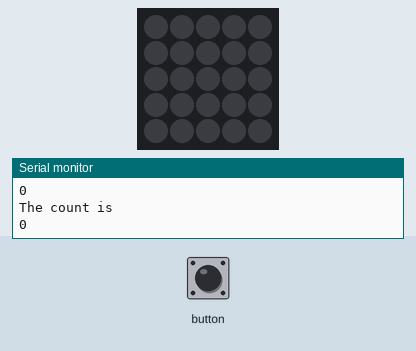
Bench run of a sketch on a simulated ESP32. Parts: 5×5 RGB LED matrix (first LED top left, wired row by row), the last lines printed to the serial monitor. The inputs (shaded band) are chosen by the test bench. Dim RGB values are drawn brighter than linear.

Above: at 1.2 s.
1.3 s: button pressed for 0.15 s
At 1.6 s:
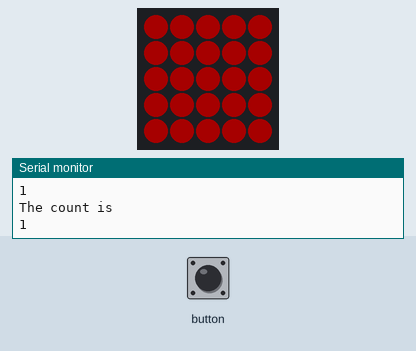
4.4 s: button pressed for 1 s
At 5.0 s:
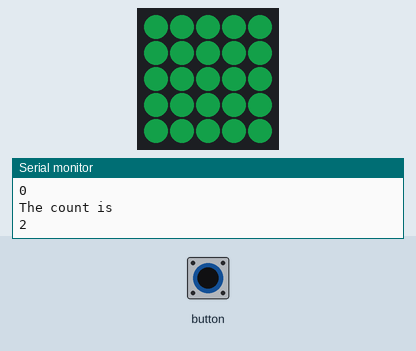
8.4 s: button pressed for 0.15 s
At 9.5 s:
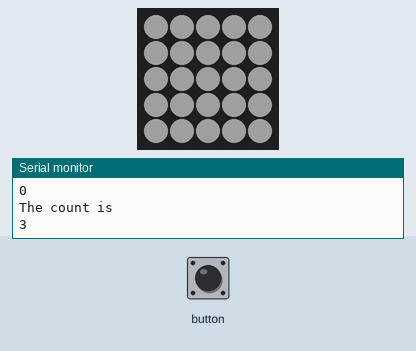
11.5 s: button pressed for 3.2 s
Timing chart, 0 to 14.5 s (numbered marks = the images above; inputs shaded):
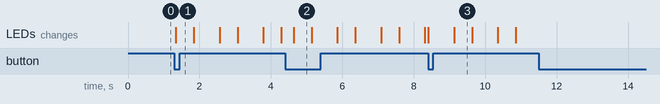

Measured:
- after the input at 1.3 s, the LEDs: change at once (image 1)
- after the input at 4.4 s, the LEDs: change after 0.24 s (image 2)
- what the display in image 2 shows lasts 0.5 s, from 4.6 s to 5.1 s

The sketch:

Task_4_skeleton_3.ino
```cpp
#include "M5Atom.h"

int oldX, oldY;
bool Delay();

void setup() {
  M5.begin(true, false, true);
  M5.IMU.Init();
  Serial.begin(115200);
  oldX = -1;
  oldY = -1;
  Serial.println("Initializing M5Stack Atom Matrix");
}

CRGB colors[] = {
  0xfe0000, // red
  0x1ED35E, // green
  0xDCDEE2 // blue
};

float accX, accY, accZ;
int time_blink = 500;
int x, y, p;
int count = 0;
bool Blink = 0;

void loop() {

  //checking for button being pressed
  if (M5.Btn.wasPressed()) {

    //increase count but only 4 options available
    count++;
    Serial.println("Button was pressed");
  }
  Serial.println("The count is");
  Serial.println(count);
  // checking how many time the button was pressed
  switch (count) {

    // (i) all LEDs off
    case 0:
      M5.dis.clear();
      Blink  = 0;
      break;

    // (ii) Manual Rear strobe (RED): LEDs strobe at a predetermined interval
    case 1:

      // red
      p = 0;
      Blink  = 1;
      for (x = 0; x < 5; x++) {
        for (y = 0; y < 5; y++) {
          M5.dis.drawpix(x, y, colors[p]);
        }
      }
      break;

    case 2:
      // red
      p = 1;
      Blink  = 1;
      for (x = 0; x < 5; x++) {
        for (y = 0; y < 5; y++) {
          M5.dis.drawpix(x, y, colors[p]);
        }
      }
      break;

    case 3:
      // white
      p = 2;
      Blink  = 1;
      for (x = 0; x < 5; x++) {
        for (y = 0; y < 5; y++) {
          M5.dis.drawpix(x, y, colors[p]);
        }
      }
      break;
    //count exceeded possible click options
    default:
      count = 0;
  }


  if (Blink) {
    if (Delay(time_blink)) {
      count++;
    }
    M5.dis.clear();
    if (Delay(time_blink /* - 200*/)) {
      count++;
    }
    //Blink = 0;
  }
  else {
    M5.dis.clear();
  }

  M5.update();
    if (Delay(200)) {
      count++;
    }
}


bool Delay(int num) {
  bool check_pressed = 0;
  int time_passed = 0;

  while (check_pressed < 1 && time_passed < num) {
    check_pressed = 0;
    if (M5.Btn.wasPressed()) {
      check_pressed = 1;
    }
    delay(10);
    time_passed = time_passed + 10;
    M5.update();
  }
  Serial.println("This is the time passed so far");
  Serial.println(time_passed);
  Serial.println("This is the check");
  Serial.println(check_pressed);
  return check_pressed;
}
```
